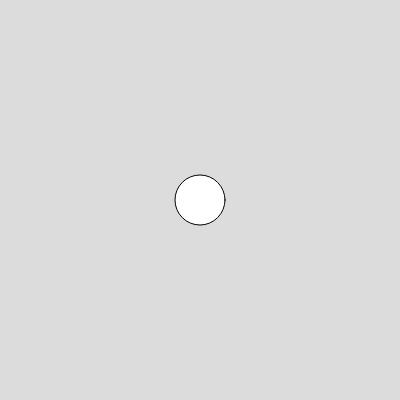
Frame 1 (no input)
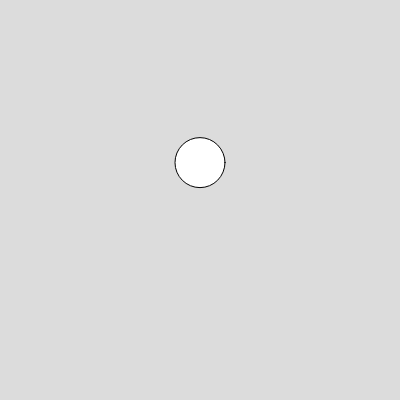
Frame 60 (no input)
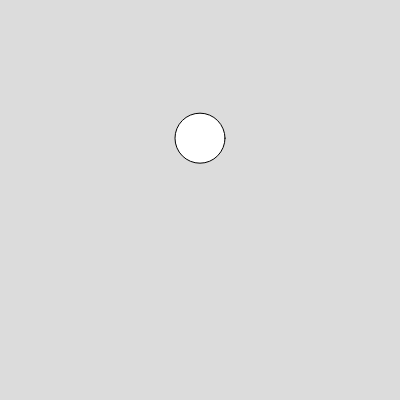
Frame 120 (the mouse pressed at the canvas centre since frame 60)

The p5.js sketch that drew these frames (run headless with seeded random() and noise() and a simulated clock; from frame 60 on, the mouse is pressed at the canvas centre):

// p5.js sketch
// ── sketch.js
let myBall;

function setup() {
  createCanvas(400, 400);
  myBall = new Ball(200,200);
}

function draw() {
  background(220);
  myBall.display();
  myBall.move();
}

class Ball {
  constructor(startX, startY){
    this.x = startX;
    this.y = startY;
    this.dia = 50;
  }

  display() {
    circle(this.x, this.y, this.dia)
  }

  move() {
    this.y = sin(frameCount*0.1)*100 + 200
  }
}
